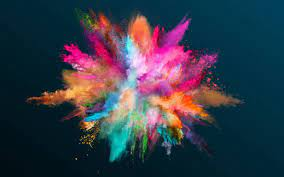
#> input picture image.jfif, 284 x 177 px
$ jupyter execute 'Implementation of filters.ipynb'   (older library calls are emulated)
#> lines starting #> are read from the running program, lines starting #| are printed output that depends on the picture
[cell 1]
import cv2
import numpy as np
import matplotlib.pyplot as plt
image1=cv2.imread("image.jfif")
#> image1 is the input picture: shape (177, 284, 3); mean B, G, R 72.8, 59.1, 54
image2=cv2.cvtColor(image1,cv2.COLOR_BGR2RGB)
# Averaging filter
kernel=np.ones((9,9),np.float32)/81
image3=cv2.filter2D(image2,-1,kernel)
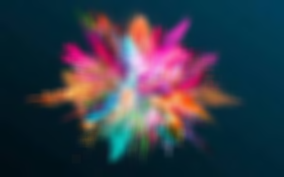
#> image3: shape (177, 284, 3); mean R, G, B 54, 59.1, 72.8

plt.figure(figsize = (12,12))
plt.subplot(1,2,1)
plt.imshow(image2)
plt.title('Original')
plt.axis('off')


plt.subplot(1,2,2)
plt.imshow(image3)
plt.title('Average Filtered')
plt.axis('off')
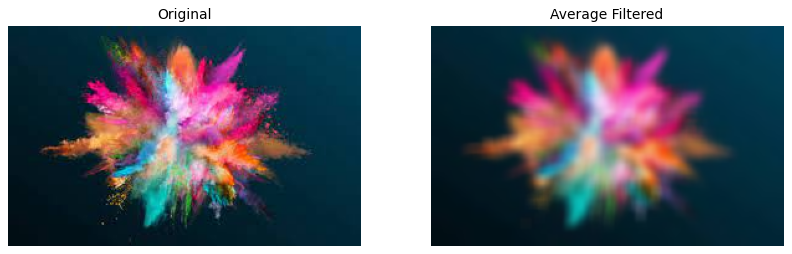
#> figure drawn by matplotlib, 2 panels

[cell 2]
import cv2
import numpy as np
import matplotlib.pyplot as plt
image1=cv2.imread("image.jfif")
image2=cv2.cvtColor(image1,cv2.COLOR_BGR2RGB)
# Weighted averaging filter
kernel=np.array([[1,2,1],[2,4,2],[1,2,1]])/16
image3=cv2.filter2D(image2,-1,kernel)

plt.figure(figsize = (12,12))
plt.subplot(1,2,1)
plt.imshow(image2)
plt.title('Original')
plt.axis('off')


plt.subplot(1,2,2)
plt.imshow(image3)
plt.title('Weighted average Filtered')
plt.axis('off')
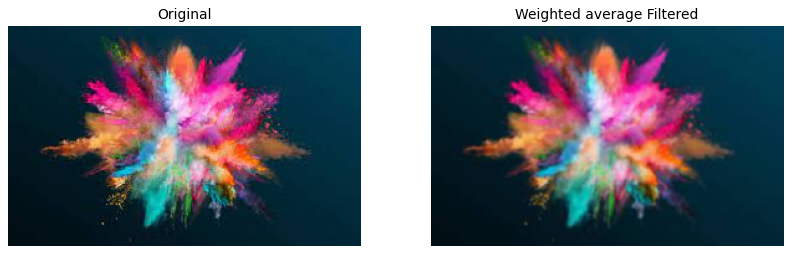
#> figure drawn by matplotlib, 2 panels

[cell 3]
import cv2
import numpy as np
import matplotlib.pyplot as plt
image1=cv2.imread('image.jfif')
image2=cv2.cvtColor(image1,cv2.COLOR_BGR2RGB)
# Gaussian filter
gaussian_blur=cv2.GaussianBlur(src=image2,ksize=(11,11),sigmaX=0,sigmaY=0)
plt.figure(figsize = (12,12))
plt.subplot(1,2,1)
plt.imshow(image2)
plt.title('Original')
plt.axis('off')

plt.subplot(1,2,2)
plt.imshow(gaussian_blur)
plt.title('Gaussian Filtered')
plt.axis('off')

[cell 4]
import cv2
import numpy as np
import matplotlib.pyplot as plt
image1=cv2.imread('image.jfif')
image2=cv2.cvtColor(image1,cv2.COLOR_BGR2RGB)
# Median Filter
median=cv2.medianBlur(src=image2,ksize=11)
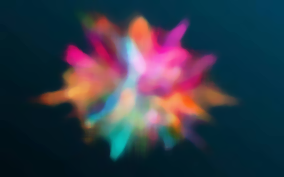
#> median: shape (177, 284, 3); mean R, G, B 52.9, 58.5, 72.4
plt.figure(figsize = (12,12))
plt.subplot(1,2,1)
plt.imshow(image2)
plt.title('Original')
plt.axis('off')

plt.subplot(1,2,2)
plt.imshow(median)
plt.title('Median Filtered')
plt.axis('off')

[cell 5]
import cv2
import numpy as np
import matplotlib.pyplot as plt
image1=cv2.imread("image.jfif")
image2=cv2.cvtColor(image1,cv2.COLOR_BGR2RGB)
# Laplacian Kernel
kernel=np.array([[0,1,0],[1,-4,1],[0,1,0]])
image3=cv2.filter2D(image2,-1,kernel)
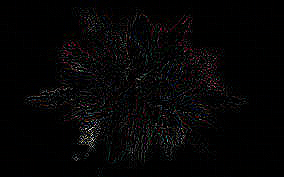
#> image3: shape (177, 284, 3); mean R, G, B 5.5, 5, 5.1

plt.figure(figsize = (12,12))
plt.subplot(1,2,1)
plt.imshow(image2)
plt.title('Original')
plt.axis('off')


plt.subplot(1,2,2)
plt.imshow(image3)
plt.title('Laplacian kernel Filtered')
plt.axis('off')

[cell 6]
import cv2
import numpy as np
import matplotlib.pyplot as plt
image1=cv2.imread('image.jfif')
image2=cv2.cvtColor(image1,cv2.COLOR_BGR2RGB)
# Laplacian operator
lap_operator=cv2.Laplacian(image2,cv2.CV_64F)
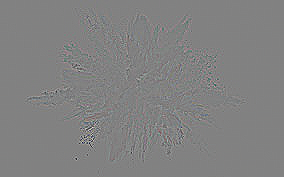
#> lap_operator: shape (177, 284, 3) float64; mean R, G, B 0, 0, 0; drawn with min black and max white
plt.figure(figsize = (12,12))
plt.subplot(1,2,1)
plt.imshow(image2)
plt.title('Original')
plt.axis('off')

plt.subplot(1,2,2)
plt.imshow(lap_operator)
plt.title('Laplacian operator Filtered')
plt.axis('off')
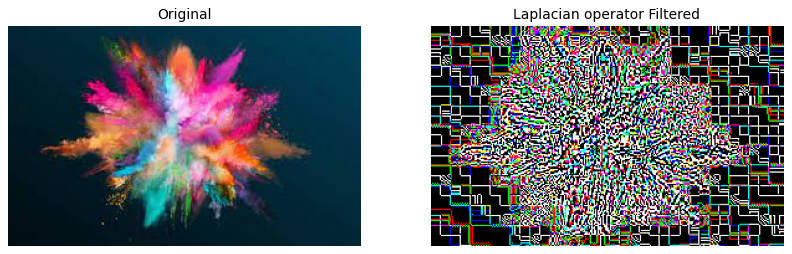
#> figure drawn by matplotlib, 2 panels

$ run again, with 1.JPG saved as image.jfif
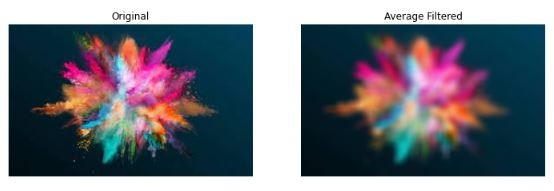
#> input picture 1.JPG, 554 x 191 px
#> image1 is the input picture: shape (191, 554, 3); mean B, G, R 126, 116.5, 113.1
#> `lap_operator=cv2.Laplacian(image2,cv2.CV_64F)`:
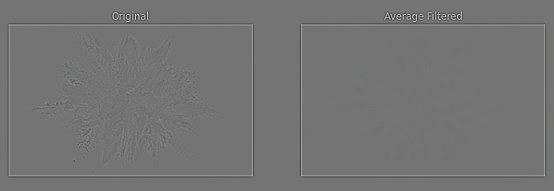
#> lap_operator: shape (191, 554, 3) float64; mean R, G, B 0, 0, 0; drawn with min black and max white
#> `[cell 6] import cv2 import numpy as np import matplotlib.pyplot as plt..`:
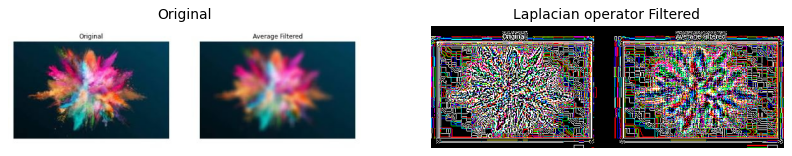
#> figure drawn by matplotlib, 2 panels
